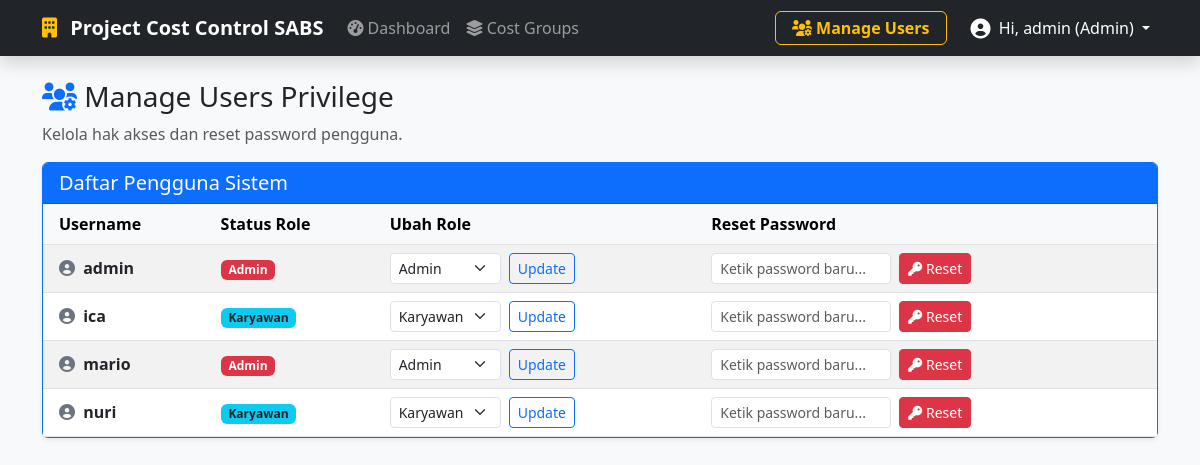
Page /manage_users.php (signed in) on the committed database.
### tables this page shows
CREATE TABLE `users` (
  `id` int(11) NOT NULL,
  `username` varchar(50) NOT NULL,
  `password` varchar(255) NOT NULL,
  `created_at` timestamp NOT NULL DEFAULT current_timestamp(),
  `role` enum('admin','karyawan') DEFAULT 'karyawan'
);

### manage_users.php (the view, shortened to what this page needs)
<?php
require 'config.php';
require 'header.php';
$users = $pdo->query("SELECT * FROM users ORDER BY username ASC")->fetchAll();
?>
<div class="d-flex justify-content-between align-items-center mb-3">
    <div>
        <h3><i class="fas fa-users-cog text-primary"></i> Manage Users Privilege</h3>
        <p class="text-muted mb-0">Kelola hak akses dan reset password pengguna.</p>
    </div>
</div>
<div class="card shadow-sm border-primary">
    <div class="card-header bg-primary text-white">
        <h5 class="mb-0">Daftar Pengguna Sistem</h5>
    </div>
    <div class="card-body p-0">
        <div class="table-responsive">
            <table class="table table-hover table-striped mb-0 align-middle">
                <thead class="table-light">
                    <tr>
                        <th class="ps-3">Username</th>
                        <th>Status Role</th>
                        <th>Ubah Role</th>
                        <th class="pe-3">Reset Password</th>
                    </tr>
                </thead>
                <tbody>
                    <?php foreach($users as $u): ?>
                    <tr>
                        <td class="ps-3 fw-bold">
                            <i class="fas fa-user-circle text-secondary me-1"></i>
                            <?= htmlspecialchars($u['username']) ?>
                        </td>
                        <td>
                            <?php if($u['role'] == 'admin'): ?>
                                <span class="badge bg-danger">Admin</span>
                            <?php else: ?>
                                <span class="badge bg-info text-dark">Karyawan</span>
                            <?php endif; ?>
                        </td>
                        <td>
                            <form method="POST" class="d-flex gap-2 mb-0">
                                <select name="new_role" class="form-select form-select-sm" style="width: auto;">
                                    <option value="karyawan" <?= $u['role'] == 'karyawan' ? 'selected' : '' ?>>Karyawan</option>
                                    <option value="admin" <?= $u['role'] == 'admin' ? 'selected' : '' ?>>Admin</option>
                                </select>
                                <button type="submit" name="update_role" class="btn btn-sm btn-outline-primary" onclick="return confirm('Ubah role user ini?')">Update</button>
                            </form>
                        </td>
                        <td class="pe-3">
                            <form method="POST" class="d-flex gap-2 mb-0">
                                <input type="text" name="new_password" class="form-control form-control-sm" placeholder="Ketik password baru..." required minlength="6" style="width: 180px;">
                                <button type="submit" name="reset_password" class="btn btn-sm btn-danger" onclick="return confirm('Yakin ingin mereset password akun <?= htmlspecialchars($u['username']) ?>?')">
                                    <i class="fas fa-key"></i> Reset
                                </button>
                            </form>
                        </td>
                    </tr>
                    <?php endforeach; ?>
                </tbody>
            </table>
        </div>
    </div>
</div>
<?php require 'footer.php'; ?>

### rows in the picture
users: username "admin", shows "Admin", new_role "Admin"
users: username "ica", shows "Karyawan", new_role "Karyawan"
users: username "mario", shows "Admin", new_role "Admin"
users: username "nuri", shows "Karyawan", new_role "Karyawan"

### other values in the picture
$_SESSION['username'] "admin"
$userRole "Admin"
